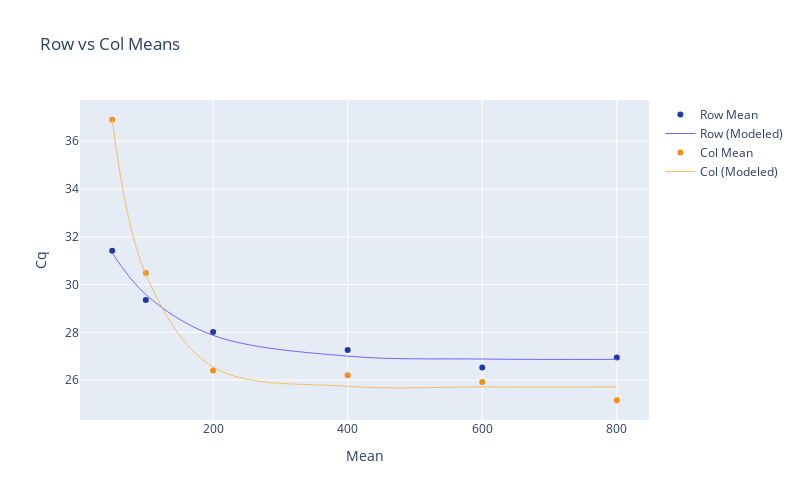
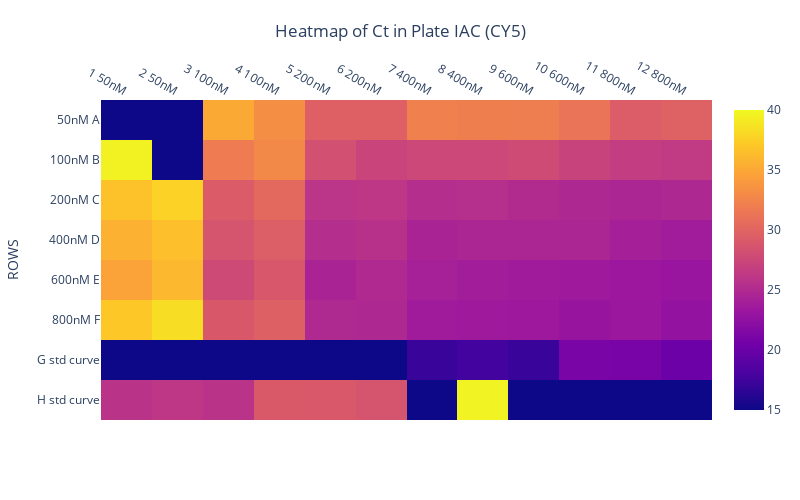
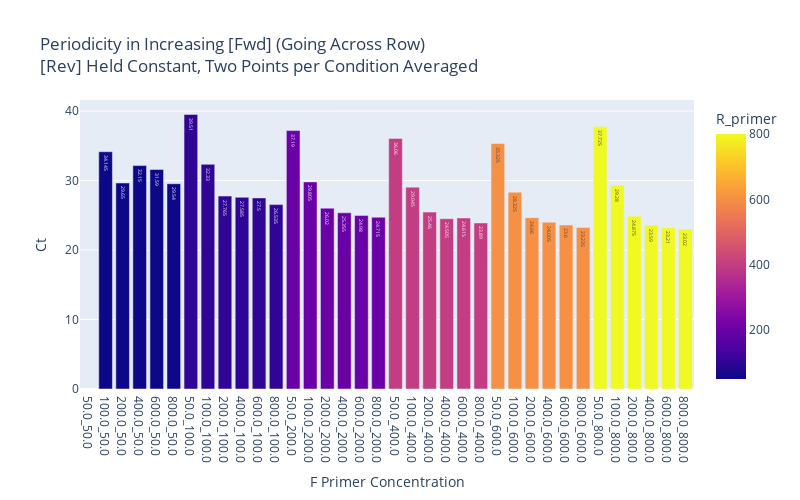
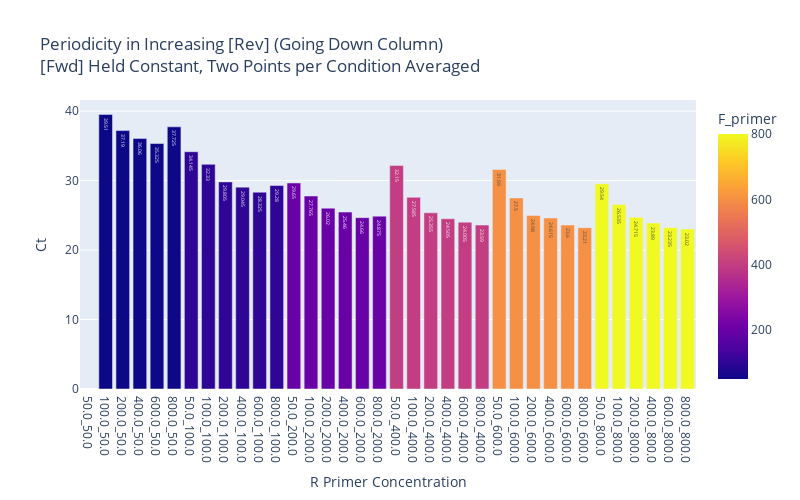

Here is the notebook cell these charts were saved with, in order:
### Code cell
from getAmpViz import PrimerMatrixVis

primerMatrix = PrimerMatrixVis('CY5', dfExcel)
# df = PrimerMatrixVis.dfCreate(primerMatrix)
# df = PrimerMatrixVis.addPrimerConcToDf(primerMatrix)
PrimerMatrixVis.RowAndColMeans(primerMatrix)
PrimerMatrixVis.addHeatMap(primerMatrix)
PrimerMatrixVis.Periodicity(primerMatrix)
PrimerMatrixVis.FwdAndRevEquivalence(primerMatrix)
PrimerMatrixVis.plotStandards(primerMatrix)

### Figure 1 — Plotly figure (JSON) as saved in the notebook; plotly's stock layout.template omitted (floating-point values rounded to 4 significant figures)
{"data": [{"marker": {"color": "#2038A8"}, "mode": "markers", "name": "Row Mean", "type": "scatter", "x": [50, 100, 200, 400, 600, 800], "y": [31.42, 29.36, 28.01, 27.26, 26.53, 26.95]}, {"line": {"color": "#7564F5", "shape": "spline", "width": 1}, "mode": "lines", "name": "Row (Modeled)", "type": "scatter", "x": [50, 100, 200, 400, 600, 800], "y": [31.32, 29.58, 27.87, 27.0, 26.88, 26.87]}, {"marker": {"color": "#F58E17"}, "mode": "markers", "name": "Col Mean", "type": "scatter", "x": [50, 100, 200, 400, 600, 800], "y": [36.9, 30.49, 26.41, 26.2, 25.92, 25.16]}, {"line": {"color": "#F5BD69", "shape": "spline", "width": 1}, "mode": "lines", "name": "Col (Modeled)", "type": "scatter", "x": [50, 100, 200, 400, 600, 800], "y": [36.92, 30.43, 26.55, 25.74, 25.71, 25.71]}], "layout": {"height": 500, "title": {"text": "Row vs Col Means"}, "width": 800, "xaxis": {"title": {"text": "Mean"}}, "yaxis": {"title": {"text": "Cq"}}}}

### Figure 2 — Plotly figure (JSON) as saved in the notebook; plotly's stock layout.template omitted (floating-point values rounded to 4 significant figures)
{"data": [{"type": "heatmap", "z": [[25.78, 26.1, 25.81, 29.07, 29.03, 28.61, 0, 39.64, 0, 0, 0, 0], [9.31, 9.16, 9.12, 13.05, 12.79, 12.71, 17.16, 17.61, 17.12, 21.01, 20.94, 20.13], [37.05, 38.4, 28.95, 29.61, 24.95, 24.8, 23.66, 23.52, 23.42, 23, 23.28, 22.76], [34.61, 36.04, 27.76, 28.89, 24.4, 24.92, 24.14, 23.87, 23.68, 23.52, 23.36, 23.11], [35.59, 36.53, 28.63, 29.46, 25.35, 25.57, 24.41, 24.6, 24.59, 24.64, 24.03, 23.75], [36.7, 37.68, 29.28, 30.33, 25.93, 26.11, 25.3, 25.41, 25.11, 24.85, 24.64, 24.79], [39.51, 0, 31.84, 32.82, 28.26, 27.27, 27.59, 27.58, 27.84, 27.16, 26.6, 26.47], [0, 0, 35.08, 33.21, 29.65, 29.65, 32.24, 32.06, 31.96, 31.22, 29.38, 29.7]], "zmax": 40, "zmin": 15}], "layout": {"height": 500, "title": {"text": "Heatmap of Ct in Plate IAC (CY5)", "x": 0.5, "xanchor": "center", "y": 0.95, "yanchor": "top"}, "width": 800, "xaxis": {"side": "top", "ticktext": ["1\n50nM", "2\n50nM", "3\n100nM", "4\n100nM", "5\n200nM", "6\n200nM", "7\n400nM", "8\n400nM", "9\n600nM", "10\n600nM", "11\n800nM", "12\n800nM"], "tickvals": [0, 1, 2, 3, 4, 5, 6, 7, 8, 9, 10, 11], "title": {"text": ""}}, "yaxis": {"tickmode": "array", "ticktext": ["H std curve", "G std curve", "800nM F", "600nM E", "400nM D", "200nM C", "100nM B", "50nM A"], "tickvals": [0, 1, 2, 3, 4, 5, 6, 7], "title": {"text": "ROWS"}}}}

### Figure 3 — Plotly figure (JSON) as saved in the notebook; plotly's stock layout.template omitted (floating-point values rounded to 4 significant figures)
{"data": [{"alignmentgroup": "True", "hovertemplate": "F Primer Concentration=%{x}<br>Ct=%{y}<br>R_primer=%{marker.color}<extra></extra>", "legendgroup": "", "marker": {"color": [50, 50, 50, 50, 50, 50, 100, 100, 100, 100, 100, 100, 200, 200, 200, 200, 200, 200, 400, 400, 400, 400, 400, 400, 600, 600, 600, 600, 600, 600, 800, 800, 800, 800, 800, 800], "coloraxis": "coloraxis", "pattern": {"shape": ""}}, "name": "", "offsetgroup": "", "orientation": "v", "showlegend": false, "textposition": "auto", "texttemplate": "%{y}", "type": "bar", "x": ["50.0_50.0", "100.0_50.0", "200.0_50.0", "400.0_50.0", "600.0_50.0", "800.0_50.0", "50.0_100.0", "100.0_100.0", "200.0_100.0", "400.0_100.0", "600.0_100.0", "800.0_100.0", "50.0_200.0", "100.0_200.0", "200.0_200.0", "400.0_200.0", "600.0_200.0", "800.0_200.0", "50.0_400.0", "100.0_400.0", "200.0_400.0", "400.0_400.0", "600.0_400.0", "800.0_400.0", "50.0_600.0", "100.0_600.0", "200.0_600.0", "400.0_600.0", "600.0_600.0", "800.0_600.0", "50.0_800.0", "100.0_800.0", "200.0_800.0", "400.0_800.0", "600.0_800.0", "800.0_800.0"], "xaxis": "x", "y": [null, 34.14, 29.65, 32.15, 31.59, 29.54, 39.51, 32.33, 27.77, 27.59, 27.5, 26.54, 37.19, 29.8, 26.02, 25.36, 24.98, 24.71, 36.06, 29.05, 25.46, 24.51, 24.62, 23.89, 35.33, 28.33, 24.66, 24.01, 23.6, 23.23, 37.72, 29.28, 24.88, 23.59, 23.21, 23.02], "yaxis": "y"}], "layout": {"barmode": "group", "coloraxis": {"colorbar": {"title": {"text": "R_primer"}}, "colorscale": [[0, "#0d0887"], [0.1111, "#46039f"], [0.2222, "#7201a8"], [0.3333, "#9c179e"], [0.4444, "#bd3786"], [0.5556, "#d8576b"], [0.6667, "#ed7953"], [0.7778, "#fb9f3a"], [0.8889, "#fdca26"], [1, "#f0f921"]]}, "height": 500, "legend": {"tracegroupgap": 0}, "title": {"text": "Periodicity in Increasing [Fwd] (Going Across Row)<br>[Rev] Held Constant, Two Points per Condition Averaged"}, "width": 800, "xaxis": {"anchor": "y", "domain": [0, 1], "title": {"text": "F Primer Concentration"}}, "yaxis": {"anchor": "x", "domain": [0, 1], "title": {"text": "Ct"}}}}

### Figure 4 — Plotly figure (JSON) as saved in the notebook; plotly's stock layout.template omitted (floating-point values rounded to 4 significant figures)
{"data": [{"alignmentgroup": "True", "hovertemplate": "R Primer Concentration=%{x}<br>Ct=%{y}<br>F_primer=%{marker.color}<extra></extra>", "legendgroup": "", "marker": {"color": [50, 50, 50, 50, 50, 50, 100, 100, 100, 100, 100, 100, 200, 200, 200, 200, 200, 200, 400, 400, 400, 400, 400, 400, 600, 600, 600, 600, 600, 600, 800, 800, 800, 800, 800, 800], "coloraxis": "coloraxis", "pattern": {"shape": ""}}, "name": "", "offsetgroup": "", "orientation": "v", "showlegend": false, "textposition": "auto", "texttemplate": "%{y}", "type": "bar", "x": ["50.0_50.0", "100.0_50.0", "200.0_50.0", "400.0_50.0", "600.0_50.0", "800.0_50.0", "50.0_100.0", "100.0_100.0", "200.0_100.0", "400.0_100.0", "600.0_100.0", "800.0_100.0", "50.0_200.0", "100.0_200.0", "200.0_200.0", "400.0_200.0", "600.0_200.0", "800.0_200.0", "50.0_400.0", "100.0_400.0", "200.0_400.0", "400.0_400.0", "600.0_400.0", "800.0_400.0", "50.0_600.0", "100.0_600.0", "200.0_600.0", "400.0_600.0", "600.0_600.0", "800.0_600.0", "50.0_800.0", "100.0_800.0", "200.0_800.0", "400.0_800.0", "600.0_800.0", "800.0_800.0"], "xaxis": "x", "y": [null, 39.51, 37.19, 36.06, 35.33, 37.72, 34.14, 32.33, 29.8, 29.05, 28.33, 29.28, 29.65, 27.77, 26.02, 25.46, 24.66, 24.88, 32.15, 27.59, 25.36, 24.51, 24.01, 23.59, 31.59, 27.5, 24.98, 24.62, 23.6, 23.21, 29.54, 26.54, 24.71, 23.89, 23.23, 23.02], "yaxis": "y"}], "layout": {"barmode": "group", "coloraxis": {"colorbar": {"title": {"text": "F_primer"}}, "colorscale": [[0, "#0d0887"], [0.1111, "#46039f"], [0.2222, "#7201a8"], [0.3333, "#9c179e"], [0.4444, "#bd3786"], [0.5556, "#d8576b"], [0.6667, "#ed7953"], [0.7778, "#fb9f3a"], [0.8889, "#fdca26"], [1, "#f0f921"]]}, "height": 500, "legend": {"tracegroupgap": 0}, "title": {"text": "Periodicity in Increasing [Rev] (Going Down Column)<br>[Fwd] Held Constant, Two Points per Condition Averaged"}, "width": 800, "xaxis": {"anchor": "y", "domain": [0, 1], "title": {"text": "R Primer Concentration"}}, "yaxis": {"anchor": "x", "domain": [0, 1], "title": {"text": "Ct"}}}}
